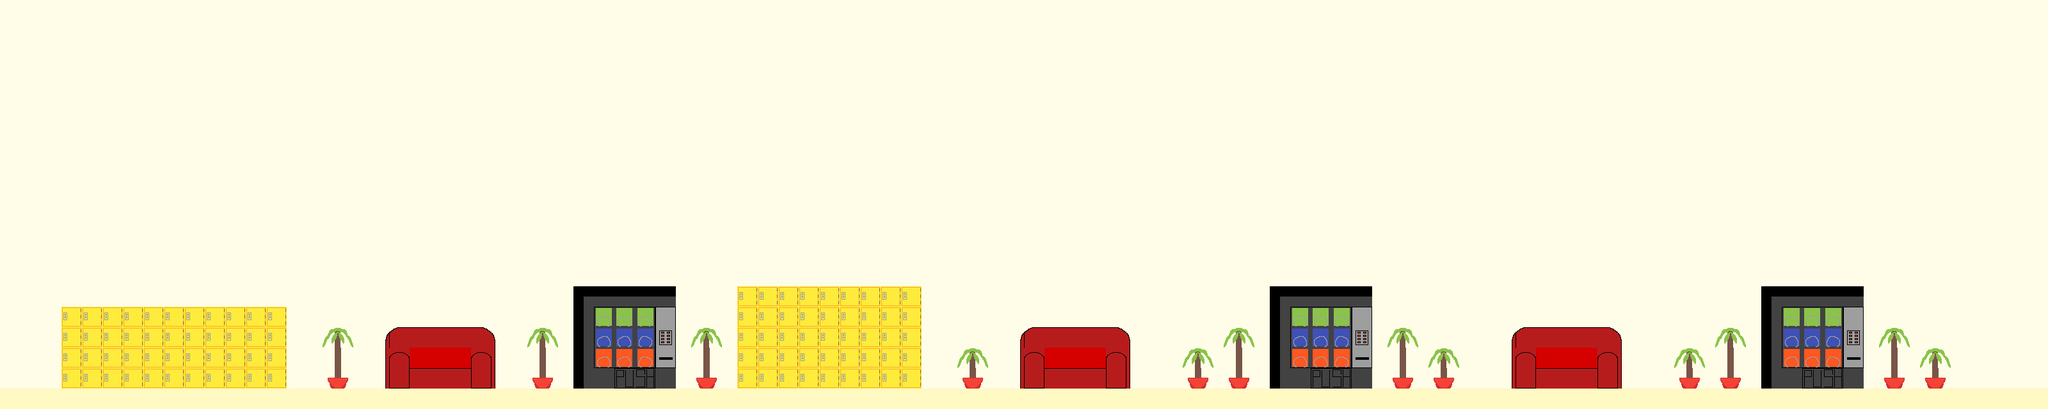

This is a level from a 2D game, rendered from its Tiled map with the project's own tilesets. A one-line summary and the map file follow, with tile-layer data summarised:
An orthogonal 100x20 tile map with 32x32 px tiles, 1 tile layer (platformLayer), 1 hidden layer not drawn and 3 objects.

<map version="1.0" orientation="orthogonal" renderorder="right-down" width="100" height="20" tilewidth="32" tileheight="32" nextobjectid="6">
 <tileset firstgid="1" name="tileset4" tilewidth="32" tileheight="32" tilecount="42" columns="6">
  <image source="../images/tileset4.png" width="192" height="224" />
 </tileset>
 <layer name="platformLayer" width="100" height="20">
  <data>[2000 cells, 2000 non-empty, 38 distinct tile ids]</data>
 </layer>
 <layer name="pausedLayer" width="100" height="20" visible="0">
  <data>[2000 cells, 2000 non-empty, 1 distinct tile ids]</data>
 </layer>
 <objectgroup name="objectsLayer">
  <object id="2" gid="15" x="33" y="577" width="32" height="32">
   <properties>
    <property name="type" value="playerStart" />
   </properties>
  </object>
  <object id="5" gid="14" x="3105" y="641" width="32" height="32">
   <properties>
    <property name="type" value="playerGoal" />
   </properties>
  </object>
 </objectgroup>
 <objectgroup name="collision">
  <object id="3" x="1" y="610">
   <polyline points="0,0 3200,0 3199,28 0,29 -1,1" />
  </object>
 </objectgroup>
</map>